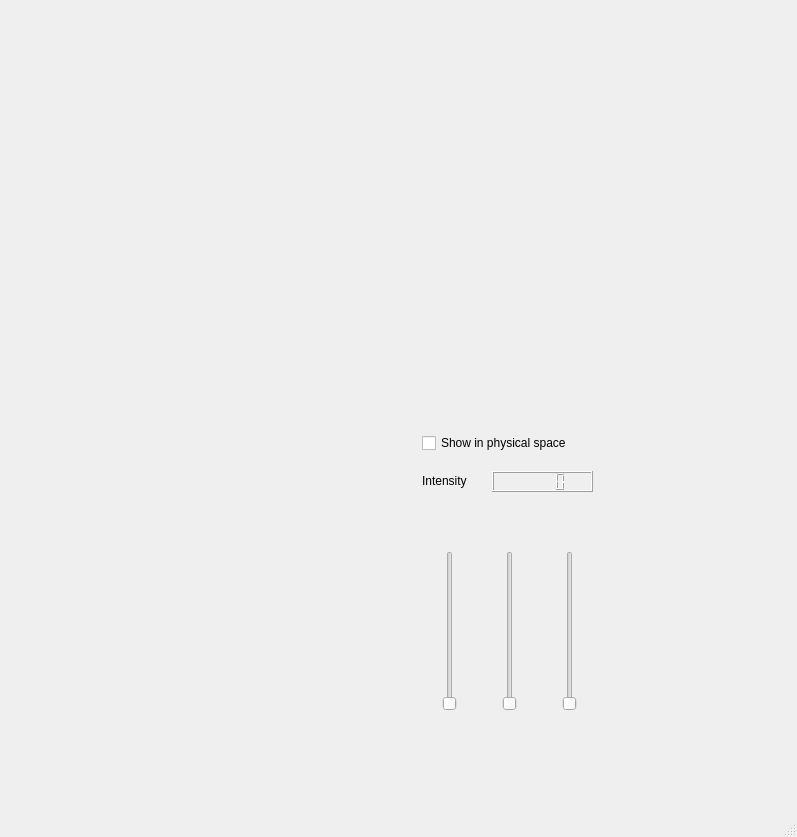
<ui version="4.0" >
 <class>isisViewer</class>
 <widget class="QMainWindow" name="isisViewer" >
  <property name="geometry" >
   <rect>
    <x>0</x>
    <y>0</y>
    <width>797</width>
    <height>837</height>
   </rect>
  </property>
  <property name="windowTitle" >
   <string>isisViewer</string>
  </property>
  <widget class="QWidget" name="centralwidget" >
   <layout class="QGridLayout" name="gridLayout" >
    <item row="0" column="1" >
     <widget class="QVTKWidget" name="qvtkWidgetSagittal" >
      <property name="cursor" >
       <cursorShape>CrossCursor</cursorShape>
      </property>
      <property name="toolTip" >
       <string comment="sagittal view" >sagittal view</string>
      </property>
      <property name="statusTip" >
       <string comment="sagittal view" >sagittal view</string>
      </property>
      <property name="whatsThis" >
       <string comment="sagittal view" >sagittal view</string>
      </property>
     </widget>
    </item>
    <item row="1" column="0" >
     <widget class="QVTKWidget" name="qvtkWidgetCoronal" >
      <property name="cursor" >
       <cursorShape>CrossCursor</cursorShape>
      </property>
      <property name="toolTip" >
       <string comment="coronal view" >coronal view</string>
      </property>
      <property name="statusTip" >
       <string>coronal view</string>
      </property>
      <property name="whatsThis" >
       <string>coronal view</string>
      </property>
     </widget>
    </item>
    <item row="0" column="0" >
     <widget class="QVTKWidget" name="qvtkWidgetAxial" >
      <property name="cursor" >
       <cursorShape>CrossCursor</cursorShape>
      </property>
      <property name="toolTip" >
       <string comment="axial view" >axial view</string>
      </property>
      <property name="statusTip" >
       <string comment="axial view" >axial view</string>
      </property>
      <property name="whatsThis" >
       <string comment="axial view" >axial view</string>
      </property>
     </widget>
    </item>
    <item row="1" column="1" >
     <widget class="QWidget" native="1" name="widget" >
      <widget class="QCheckBox" name="checkPhysical" >
       <property name="geometry" >
        <rect>
         <x>20</x>
         <y>20</y>
         <width>171</width>
         <height>24</height>
        </rect>
       </property>
       <property name="text" >
        <string>Show in physical space</string>
       </property>
      </widget>
      <widget class="QLCDNumber" name="pxlIntensityContainer" >
       <property name="geometry" >
        <rect>
         <x>90</x>
         <y>60</y>
         <width>101</width>
         <height>21</height>
        </rect>
       </property>
      </widget>
      <widget class="QLabel" name="label" >
       <property name="geometry" >
        <rect>
         <x>20</x>
         <y>60</y>
         <width>59</width>
         <height>19</height>
        </rect>
       </property>
       <property name="text" >
        <string>Intensity</string>
       </property>
      </widget>
      <widget class="QLabel" name="atLabel" >
       <property name="geometry" >
        <rect>
         <x>210</x>
         <y>60</y>
         <width>171</width>
         <height>19</height>
        </rect>
       </property>
       <property name="text" >
        <string/>
       </property>
      </widget>
      <widget class="QSlider" name="verticalSlider" >
       <property name="geometry" >
        <rect>
         <x>40</x>
         <y>140</y>
         <width>16</width>
         <height>160</height>
        </rect>
       </property>
       <property name="orientation" >
        <enum>Qt::Vertical</enum>
       </property>
      </widget>
      <widget class="QSlider" name="verticalSlider_2" >
       <property name="geometry" >
        <rect>
         <x>100</x>
         <y>140</y>
         <width>16</width>
         <height>160</height>
        </rect>
       </property>
       <property name="orientation" >
        <enum>Qt::Vertical</enum>
       </property>
      </widget>
      <widget class="QSlider" name="verticalSlider_3" >
       <property name="geometry" >
        <rect>
         <x>160</x>
         <y>140</y>
         <width>16</width>
         <height>160</height>
        </rect>
       </property>
       <property name="orientation" >
        <enum>Qt::Vertical</enum>
       </property>
      </widget>
     </widget>
    </item>
   </layout>
   <zorder>qvtkWidgetSagittal</zorder>
   <zorder>qvtkWidgetCoronal</zorder>
   <zorder>qvtkWidgetAxial</zorder>
   <zorder>widget</zorder>
  </widget>
  <widget class="QMenuBar" name="menubar" >
   <property name="geometry" >
    <rect>
     <x>0</x>
     <y>0</y>
     <width>797</width>
     <height>31</height>
    </rect>
   </property>
  </widget>
  <widget class="QStatusBar" name="statusbar" />
 </widget>
 <customwidgets>
  <customwidget>
   <class>QVTKWidget</class>
   <extends>QWidget</extends>
   <header>QVTKWidget.h</header>
  </customwidget>
 </customwidgets>
 <resources/>
 <connections/>
</ui>
